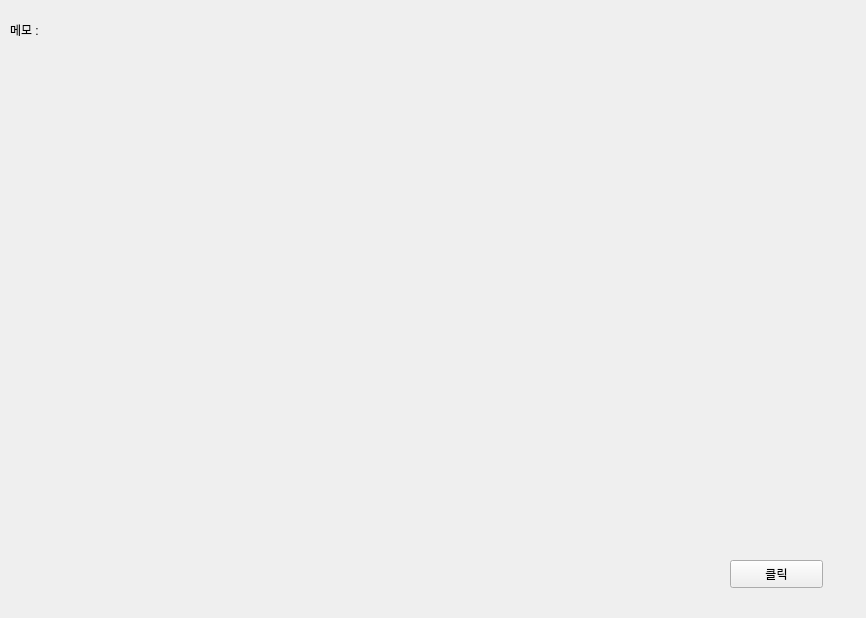
<?xml version="1.0" encoding="UTF-8"?>
<ui version="4.0">
 <class>Form</class>
 <widget class="QWidget" name="Form">
  <property name="geometry">
   <rect>
    <x>0</x>
    <y>0</y>
    <width>866</width>
    <height>618</height>
   </rect>
  </property>
  <property name="windowTitle">
   <string>QPushbutton(with QtDesigner)</string>
  </property>
  <widget class="QPushButton" name="btn1">
   <property name="geometry">
    <rect>
     <x>730</x>
     <y>560</y>
     <width>93</width>
     <height>28</height>
    </rect>
   </property>
   <property name="text">
    <string>클릭</string>
   </property>
  </widget>
  <widget class="QLabel" name="label">
   <property name="geometry">
    <rect>
     <x>10</x>
     <y>10</y>
     <width>600</width>
     <height>40</height>
    </rect>
   </property>
   <property name="text">
    <string>메모 : </string>
   </property>
  </widget>
 </widget>
 <resources/>
 <connections/>
</ui>
